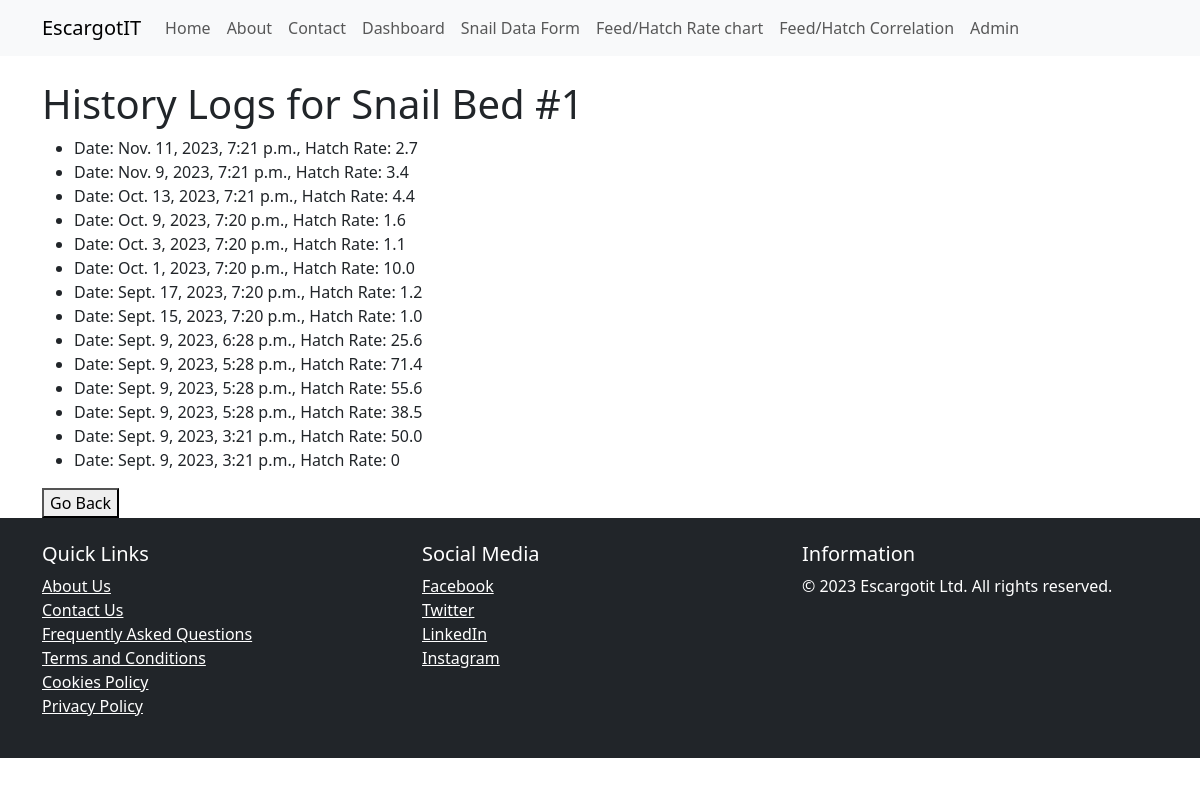
Screenshot of /view_hatch_rate_history/38/ with the database file from the repository.
### core/models.py (models this page shows, shortened)
class SnailBed(models.Model):
    bed_name = models.CharField(max_length=100, unique=False, null=True, blank=True)
    user = models.ForeignKey(AdminUser, on_delete=models.SET_NULL, null=True, blank=True, db_constraint=False)
    employee = models.ForeignKey(EmployeeUser, on_delete=models.SET_NULL, null=True, blank=True, db_constraint=False)
    snail_amount = models.IntegerField(null=True, blank=True)
    hatch_rate = models.ForeignKey('SnailHatchRate', on_delete=models.SET_NULL, null=True, blank=True)
    mortality_rate = models.ForeignKey('SnailMortalityRate', on_delete=models.SET_NULL, null=True, blank=True)
    maturity_rate = models.ForeignKey('TimeTakenToMature', on_delete=models.SET_NULL, null=True, blank=True)

class SnailHatchRate(models.Model):
    snail_bed = models.ForeignKey(SnailBed, on_delete=models.CASCADE)
    preexisting_snail_amount = models.IntegerField(null=True, blank=True, default=0)
    newly_hatched_snails = models.IntegerField()
    hatch_rate_percentage = models.DecimalField(max_digits=5, decimal_places=2, null=True, blank=True)
    datetime = models.DateTimeField(default=timezone.now)
    @property
    def hatch_rate_percentage(self):
        if self.preexisting_snail_amount > 0:
            return round( (self.newly_hatched_snails / self.preexisting_snail_amount) * 100 , 1)
        else:
            return 0

### core/views.py (the view)
# urls.py: path('view_hatch_rate_history/<int:snail_bed_id>/', views.SnailHatchRateListView.as_view(), name='view_hatch_rate_history'),
class SnailHatchRateListView(ListView):
    model = SnailHatchRate
    template_name = 'history.html'
    context_object_name = 'history_data'
    def get_queryset(self):
        snail_bed = get_object_or_404(SnailBed, id=self.kwargs['snail_bed_id'])
        return SnailHatchRate.objects.filter(snail_bed=snail_bed).order_by('-datetime')
    def get_context_data(self, **kwargs):
        context = super().get_context_data(**kwargs)
        context['snail_bed'] = get_object_or_404(SnailBed, id=self.kwargs['snail_bed_id'])
        return context

### core/templatetags/filters.py (called while the page is built)
@register.filter
def classname(obj):
    return obj.__class__.__name__

### templates/history.html (shortened to what this page needs)
{% extends "base/base.html" %}
{% load filters %}
{% block content %}
    <h1>History Logs for {{ snail_bed.bed_name }}</h1>
    {% if history_data %}
        <ul>
            {% for record in history_data %}
                {% with record|classname as modelclass %}
                    {% if modelclass == "SnailHatchRate" %}
                        <li>Date: {{ record.datetime }},
                            Hatch Rate: {{ record.hatch_rate_percentage }}</li>
                    {% elif modelclass == "SnailMortalityRate" %}
                        <li>Date: {{ record.datetime }},
                            Mortality Rate: {{ record.mortality_rate_percentage }}</li>
                    {% elif modelclass == "SnailFeed" %}
                        <li>Date Feed given: {{ record.consumed_on }},
                            Grams of Feed given: {{ record.grams_feed_given }}</li>
                    {% endif %}
                {% endwith %}
            {% endfor %}
        </ul>
    {% else %}
        <h3> No data available </h3>
    {% endif %}
    <div class="button-container">
        <button onclick="history.back()">Go Back</button>
     </div>
{% endblock %}

### rows the page displays
SnailBed: bed_name "Snail Bed #1"
SnailHatchRate: datetime "Nov. 11, 2023, 7:21 p.m.", hatch_rate_percentage "2.7"
SnailHatchRate: datetime "Nov. 9, 2023, 7:21 p.m.", hatch_rate_percentage "3.4"
SnailHatchRate: datetime "Oct. 13, 2023, 7:21 p.m.", hatch_rate_percentage "4.4"
SnailHatchRate: datetime "Oct. 9, 2023, 7:20 p.m.", hatch_rate_percentage "1.6"
SnailHatchRate: datetime "Oct. 3, 2023, 7:20 p.m.", hatch_rate_percentage "1.1"
SnailHatchRate: datetime "Oct. 1, 2023, 7:20 p.m.", hatch_rate_percentage "10.0"
SnailHatchRate: datetime "Sept. 17, 2023, 7:20 p.m.", hatch_rate_percentage "1.2"
SnailHatchRate: datetime "Sept. 15, 2023, 7:20 p.m.", hatch_rate_percentage "1.0"
SnailHatchRate: datetime "Sept. 9, 2023, 6:28 p.m.", hatch_rate_percentage "25.6"
SnailHatchRate: datetime "Sept. 9, 2023, 5:28 p.m.", hatch_rate_percentage "71.4"
SnailHatchRate: datetime "Sept. 9, 2023, 5:28 p.m.", hatch_rate_percentage "55.6"
SnailHatchRate: datetime "Sept. 9, 2023, 5:28 p.m.", hatch_rate_percentage "38.5"
SnailHatchRate: datetime "Sept. 9, 2023, 3:21 p.m.", hatch_rate_percentage "50.0"
SnailHatchRate: datetime "Sept. 9, 2023, 3:21 p.m.", hatch_rate_percentage "0"
